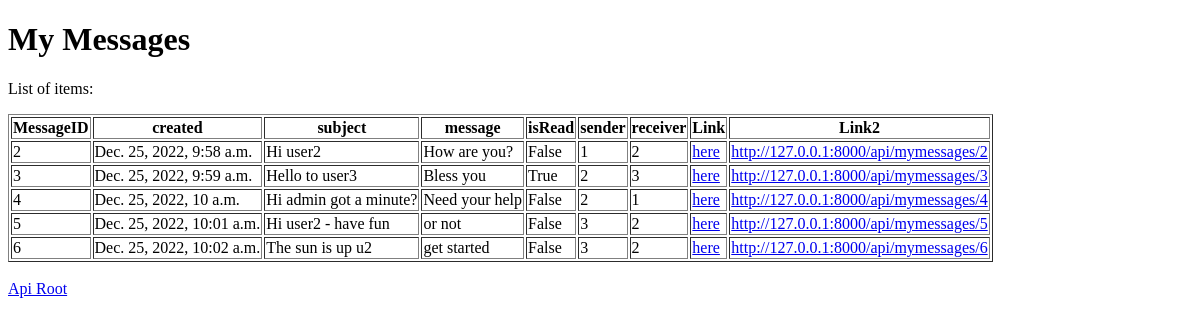
The app's page /api/mylistview/ (signed in), older data.
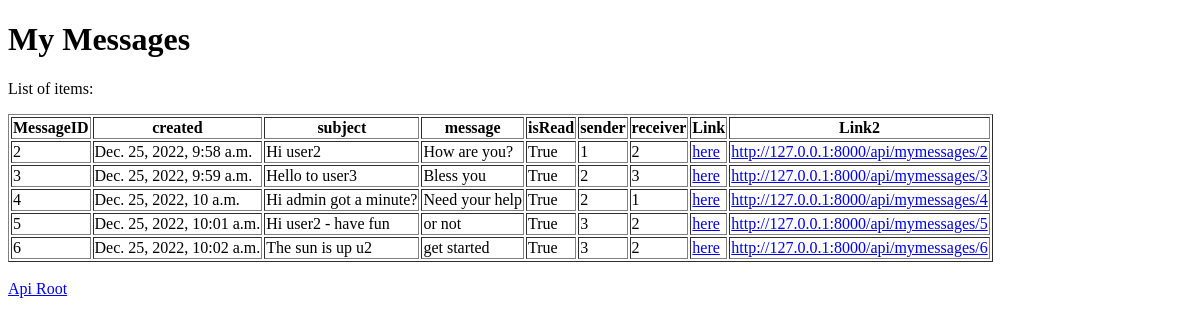
The same page, newer data.
### myApp/models.py (models this page shows, shortened)
class Message(models.Model):
    created = models.DateTimeField(auto_now_add=True)
    subject = models.CharField(max_length=100, blank=True, default='')
    message = models.TextField()
    isRead = models.BooleanField(default=False, editable=False)
    sender = models.ForeignKey('auth.User', related_name='messages', on_delete=models.CASCADE)
    receiver = models.ForeignKey(settings.AUTH_USER_MODEL, related_name='received_messages', on_delete=models.CASCADE)
    class Meta:
        ordering = ['created']

### myApp/views.py (the view)
class MyListView(ViewSet):
    serializer_class = MessageSerializerAll
    permission_classes = [permissions.IsAuthenticatedOrReadOnly]
    def list(self, request):
        user = self.request.user
        queryset = Message.objects.filter(Q(sender=user) | Q(receiver=user)).values()
        template = loader.get_template('template.html')
        context = {
            'mymessages': queryset,
        }
        return HttpResponse(template.render(context, request))

### myApp/templates/template.html (shortened to what this page needs)
<!DOCTYPE html>
<html lang="en">
<head>
</head>
<body>
<h1>My Messages</h1>
<p>List of items:</p>
<table border="1">
  <tr>
    <th>MessageID</th>
    <th>created</th>
    <th>subject</th>
    <th>message</th>
    <th>isRead</th>
    <th>sender</th>
    <th>receiver</th>
    <th>Link</th>
    <th>Link2</th>
  </tr>
  {% for x in mymessages %}
    <tr>
      <td id="idm">{{ x.id }}</td>
      <td>{{ x.created }}</td>
      <td>{{ x.subject }}</td>
      <td>{{ x.message }}</td>
      <td>{{ x.isRead }}</td>
      <td>{{ x.sender_id }}</td>
      <td>{{ x.receiver_id }}</td>
      <td><a href="../mymessages/" onclick="location.href=this.href+getID(this);return false;"> here </a></td>
      {% with x.id|stringformat:"s" as x_id %}
      <td> {{'http://127.0.0.1:8000/api/mymessages/'| add:x_id | urlize}} </td>
      {% endwith %}
    </tr>
  {% endfor %}
</table>
<br>
<a href="http://127.0.0.1:8000/api/">Api Root</a>
</body>
</html>

Row changes from the older to the newer data that the page shows:
changed Message "Dec. 25, 2022, 9:58 a.m.": isRead "False" → "True"
changed Message "Dec. 25, 2022, 10 a.m.": isRead "False" → "True"
changed Message "Dec. 25, 2022, 10:01 a.m.": isRead "False" → "True"
changed Message "Dec. 25, 2022, 10:02 a.m.": isRead "False" → "True"
